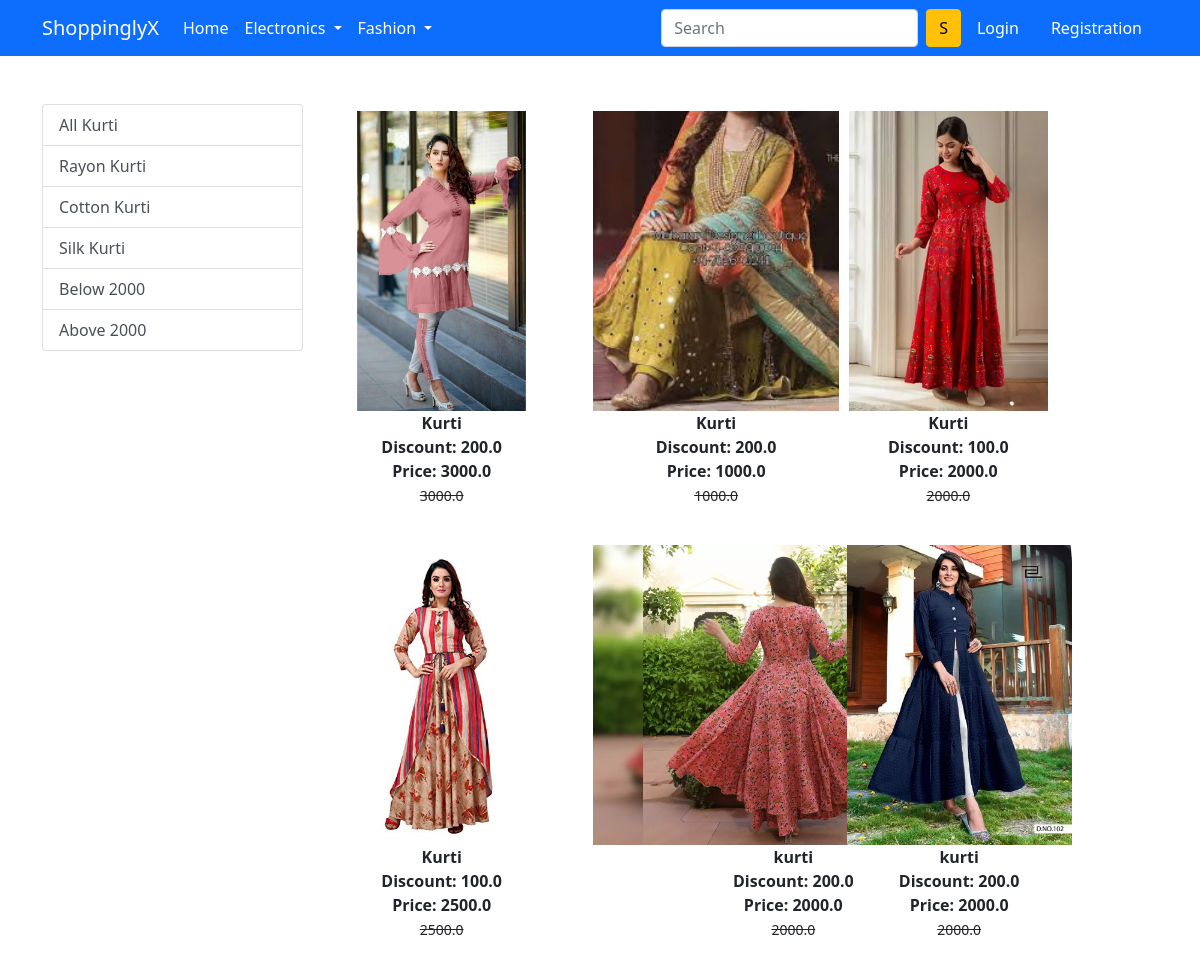
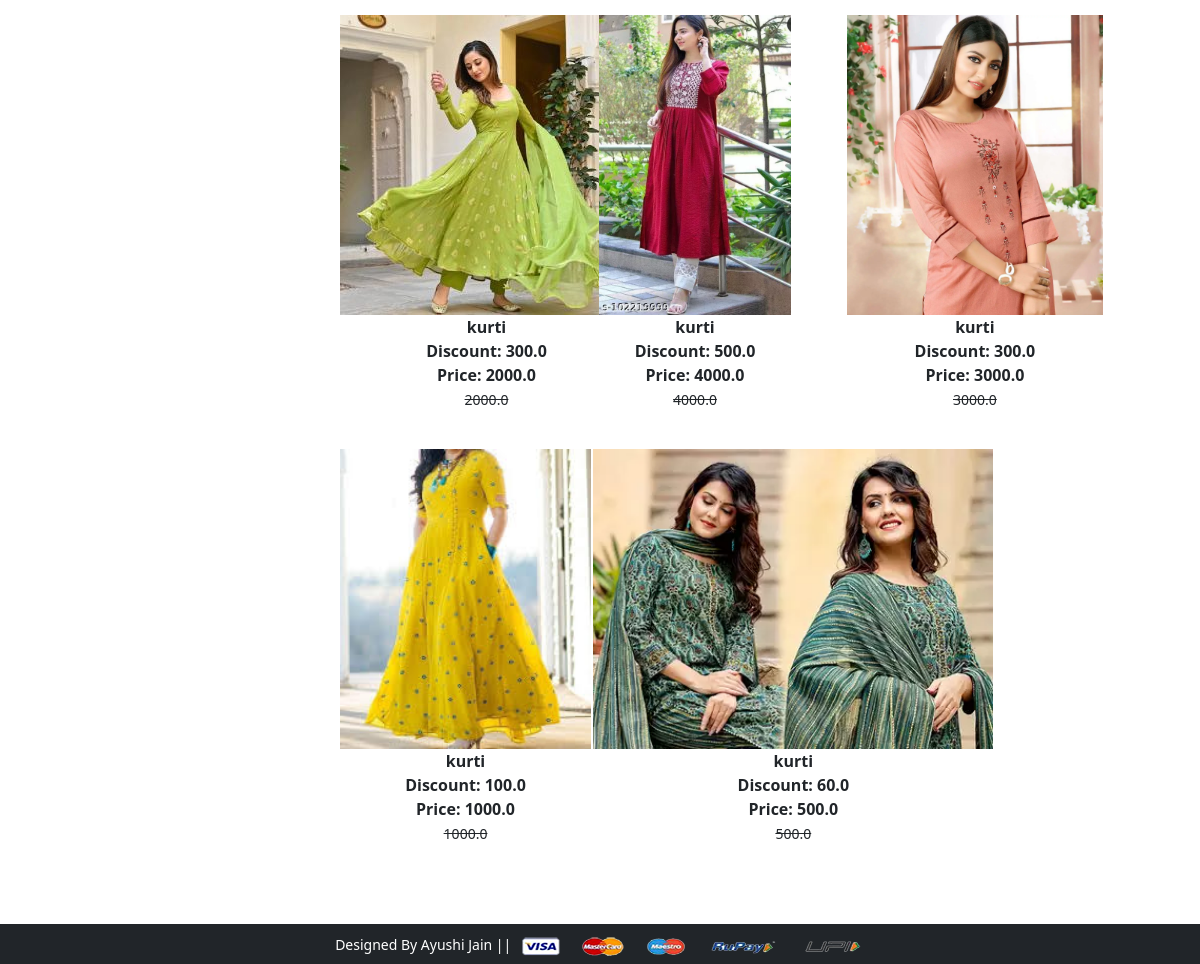
Page /kurti/ on the committed database (2 pictures, top to bottom).
### app/models.py (models this page shows, shortened)
class Product(models.Model):
    title=models.CharField(max_length=100)
    selling_price=models.FloatField()
    discounted_price=models.FloatField()
    description=models.TextField()
    brand=models.CharField(max_length=100)
    category=models.CharField(choices=CATEGORY_CHOICES,max_length=2)
    product_image=models.ImageField(upload_to='productimg')

### app/views.py (the view)
# urls.py: path('kurti/', views.Kurti, name='kurti'),
def Kurti(request, data=None):
    totalitem=0
    if data == None:
        kurti=Product.objects.filter(category='ku')
    elif data=='silk' or data=='Rayon' or data=='cotton':
        kurti=Product.objects.filter(category='ku').filter(brand=data)
    elif data=='below':
        kurti=Product.objects.filter(category='ku').filter(selling_price__lt=2000)
    elif data=='above':
        kurti=Product.objects.filter(category='ku').filter(selling_price__gt=2000)
    if request.user.is_authenticated:
        totalitem=len(Cart.objects.filter(user=request.user))
    return render(request, 'app/kurti.html',{'kurti':kurti,'totalitem':totalitem})

### app/templates/app/kurti.html (shortened to what this page needs)
{% extends 'app/base.html' %}
{% load static %}
{% block main-content %}
<div class="container my-5">
 <div class="row">
  <div class="col-sm-3">
   <div class='list-group'>
    <a href="{% url 'kurti' %}" class="list-group-item list-group-item-action" aria-current="true">All Kurti</a>
    <a href="{% url 'kurtidata' 'Rayon' %}" class="list-group-item list-group-item-action" aria-current="true">Rayon Kurti</a>
    <a href="{% url 'kurtidata' 'cotton' %}" class="list-group-item list-group-item-action" aria-current="true">Cotton Kurti</a>
    <a href="{% url 'kurtidata' 'silk' %}" class="list-group-item list-group-item-action" aria-current="true">Silk Kurti</a>
    <a href="{% url 'kurtidata' 'below' %}" class="list-group-item list-group-item-action" aria-current="true">Below 2000</a>
    <a href="{% url 'kurtidata' 'above' %}" class="list-group-item list-group-item-action" aria-current="true">Above 2000</a>
   </div>
</div>
  <div class="col-sm-8">
    <div class="row">
        {% for k in kurti %}
        <div class="col-sm-4 text-center mb-4">
            <a href="{% url 'product-detail' k.id %}" class="btn">
            <div class="item">
               <img src="{{k.product_image.url}}" alt="" height="300" class="">
               <div class="fw-bold">{{k.title}}</div>
               <div class="fw-bold">Discount: {{k.discounted_price}}</div>
               <div class="fw-bold">Price: {{k.selling_price}}</div>
               <small class="fw-light text-decoration-line-through"> {{k.selling_price}}</small>
            </div>
        </a>
        </div>
    {% endfor %}
    </div>
  </div>
 </div>
</div>
{% endblock main-content %}

### rows in the picture
Product: product_image (picture), title "Kurti", discounted_price "200.0", selling_price "3000.0"
Product: product_image (picture), title "Kurti", discounted_price "200.0", selling_price "1000.0"
Product: product_image (picture), title "Kurti", discounted_price "100.0", selling_price "2000.0"
Product: product_image (picture), title "Kurti", discounted_price "100.0", selling_price "2500.0"
Product: product_image (picture), title "kurti", discounted_price "200.0", selling_price "2000.0"
Product: product_image (picture), title "kurti", discounted_price "200.0", selling_price "2000.0"
Product: product_image (picture), title "kurti", discounted_price "300.0", selling_price "2000.0"
Product: product_image (picture), title "kurti", discounted_price "500.0", selling_price "4000.0"
Product: product_image (picture), title "kurti", discounted_price "300.0", selling_price "3000.0"
Product: product_image (picture), title "kurti", discounted_price "100.0", selling_price "1000.0"
Product: product_image (picture), title "kurti", discounted_price "60.0", selling_price "500.0"
